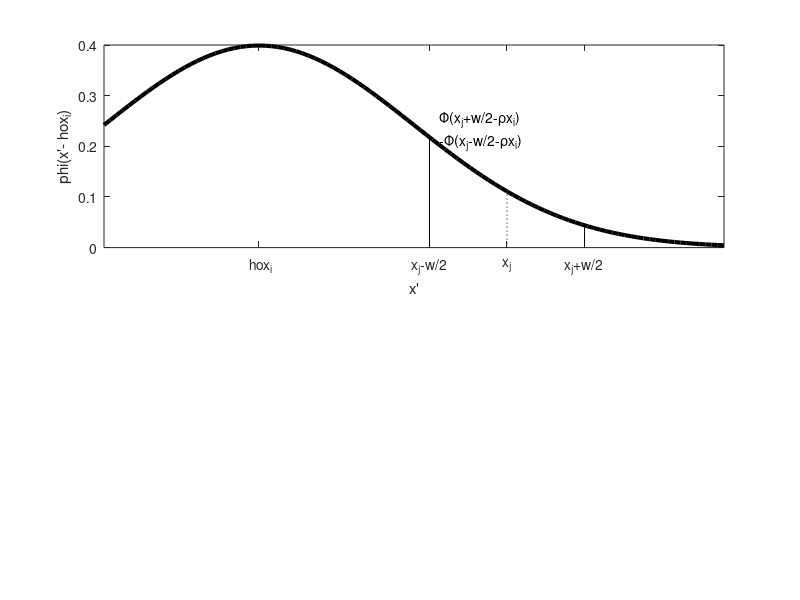

Here is the MATLAB script that generated this plot:
clear all;

N = 11;
mu = 0;
rho = 0.8;
sigma = 1.0;
m = 3.0;

c     = (1-rho)*mu; % 定数項

% 等間隔のグリッドを定める
% 最大値と最小値
zmax  = m*sqrt(sigma^2/(1-rho^2));
zmin  = -zmax;
% グリッド間の間隔
w = (zmax-zmin)/(N-1);

Z = linspace(zmin,zmax,N)';
% 定常状態はmu
Z = Z + mu;

j = 4;
k = 6;

z0 = (Z(k)-c-rho*Z(j))/sigma;
z1 = (Z(k)-c-rho*Z(j)-w/2)/sigma;
z2 = (Z(k)-c-rho*Z(j)+w/2)/sigma;
f0 = normpdf(z0);
f1 = normpdf(z1);
f2 = normpdf(z2);

z = linspace(-1.0,3.0,101);
f = normpdf(z);
zz = linspace(z1,z2,101);
ff = normpdf(zz);

figure;
% pos = get(gca, 'Position');
% pos(2) = pos(2)+pos(4)/2;
% pos(4) = pos(4)/2;
% set(gca, 'Position', pos)
subplot(211);
plot(z,f,'k-','LineWidth',3);
hold on;
% h1 = area(zz,ff); % why -1???
% h1.EdgeAlpha = 0;
% h1.FaceAlpha = 0.25;
% h1.EdgeColor = [1 1 1];
% h1.FaceColor = [0 0.25 0.5];
dim = [0.55,0.75,0.10,0.10];
str = {'\Phi(x_{j}+w/2-{\rho}x_{i})', '-\Phi(x_{j}-w/2-{\rho}x_{i})'};
h4 = annotation('textbox',dim,'String',str,'LineStyle','none','FontSize',10,'FontWeight','normal');

plot([z0 z0],[0 f0],'k:');
plot([z1 z1],[0 f1],'k-');
plot([z2 z2],[0 f2],'k-');
xlabel("x'"); ylabel("\phi(x'-{\rho}x_{i})");
xticks([0 z1 z0 z2]);
xticklabels({"{\rho}x_{i}","x_{j}-w/2","x_{j}","x_{j}+w/2"});
saveas (gcf,'tauchen.eps','epsc2');